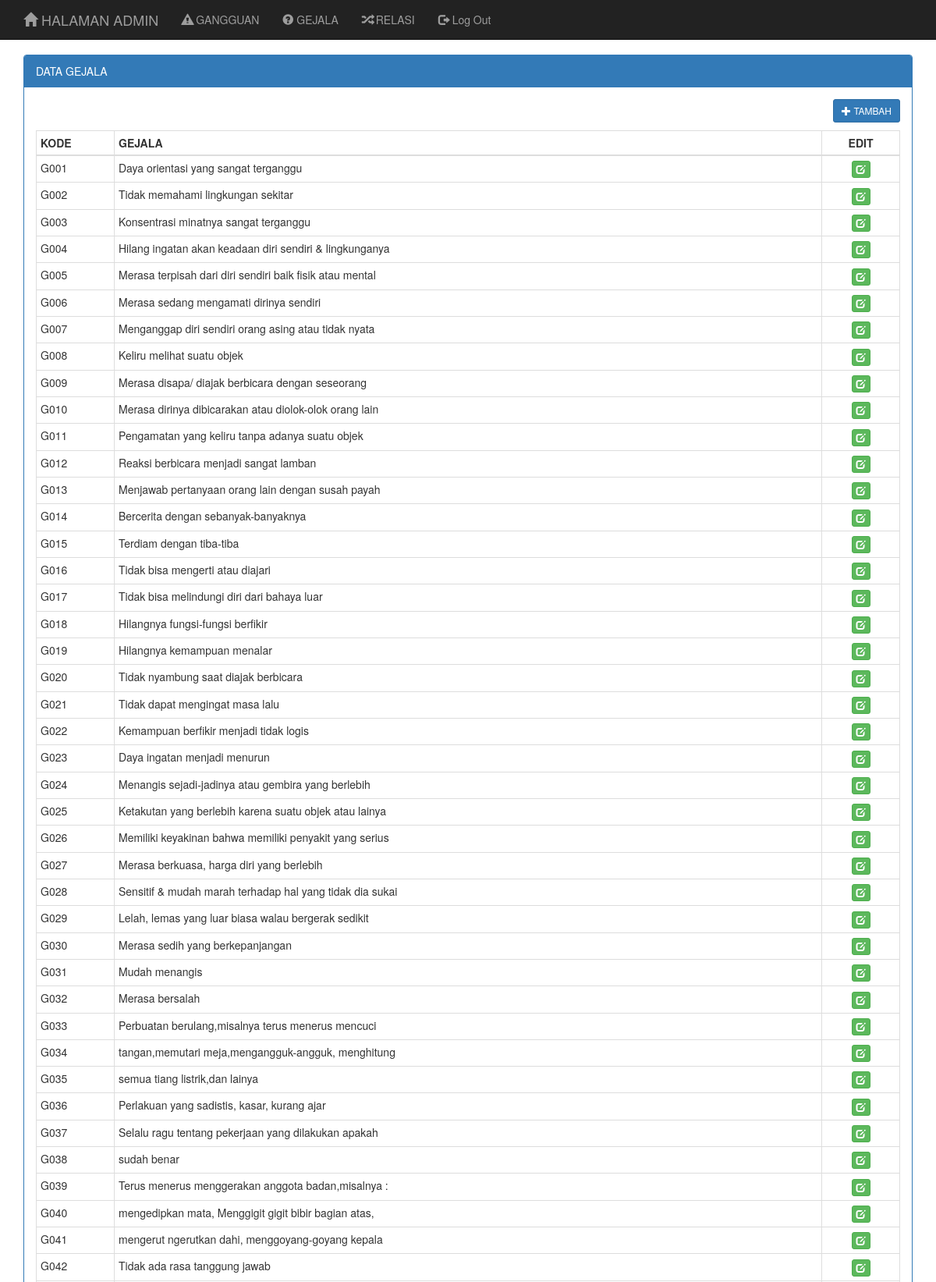
/Trash/admin/index.php?p=gejala (upper part), run on the app's committed database.
### tables this page shows
CREATE TABLE `gejala` (
  `kd_gejala` char(4) NOT NULL DEFAULT '',
  `nm_gejala` varchar(100) DEFAULT NULL,
  PRIMARY KEY (`kd_gejala`)
);

### Trash/admin/data/gejala/data.php (the view)
<div class="panel panel-primary">
  <div class="panel-heading">
    DATA GEJALA
  </div>
  <div class="panel-body">
    <div class="pull-right">
        <a href="?p=tambahgejala" onclick="" name="button" class="btn btn-sm btn-primary"><i class="glyphicon glyphicon-plus"></i> TAMBAH</a>
    </div>
    <br><br>
    <table class="table table-condensed table-bordered">
      <thead>
        <th width="100">KODE</th>
        <th>GEJALA</th>
        <th class="text-center" width="100">EDIT</th>
      </thead>
      <tbody>
        <?php
          $sql = "SELECT * FROM gejala ORDER BY kd_gejala";
          $qry = mysql_query($sql, $koneksi)
                or die ("SQL Error".mysql_error());
          while ($data=mysql_fetch_array($qry)) {
        ?>
        <tr>
          <td><?php echo $data['kd_gejala']; ?></td>
          <td><?php echo $data['nm_gejala']; ?></td>
          <td class="text-center">
            <a href="?p=updategejala&id=<?php echo $data['kd_gejala'];?>"  class="btn btn-xs btn-success"><i class="glyphicon glyphicon-edit"></i></a>
          </td>
        </tr>
        <?php } ?>
      </tbody>
    </table>
  </div>
</div>

### css/one-page-wonder.css (style rules this page uses)
body { margin-top: 50px; }

### data on the page
gejala: kd_gejala "G001", nm_gejala "Daya orientasi yang sangat terganggu"
gejala: kd_gejala "G002", nm_gejala "Tidak memahami lingkungan sekitar"
gejala: kd_gejala "G003", nm_gejala "Konsentrasi minatnya sangat terganggu"
gejala: kd_gejala "G004", nm_gejala "Hilang ingatan akan keadaan diri sendiri & lingkunganya"
gejala: kd_gejala "G005", nm_gejala "Merasa terpisah dari diri sendiri baik fisik atau mental"
gejala: kd_gejala "G006", nm_gejala "Merasa sedang mengamati dirinya sendiri"
gejala: kd_gejala "G007", nm_gejala "Menganggap diri sendiri orang asing atau tidak nyata"
gejala: kd_gejala "G008", nm_gejala "Keliru melihat suatu objek"
gejala: kd_gejala "G009", nm_gejala "Merasa disapa/ diajak berbicara dengan seseorang"
gejala: kd_gejala "G010", nm_gejala "Merasa dirinya dibicarakan atau diolok-olok orang lain"
gejala: kd_gejala "G011", nm_gejala "Pengamatan yang keliru tanpa adanya suatu objek"
gejala: kd_gejala "G012", nm_gejala "Reaksi berbicara menjadi sangat lamban"
gejala: kd_gejala "G013", nm_gejala "Menjawab pertanyaan orang lain dengan susah payah"
gejala: kd_gejala "G014", nm_gejala "Bercerita dengan sebanyak-banyaknya"
gejala: kd_gejala "G015", nm_gejala "Terdiam dengan tiba-tiba"
gejala: kd_gejala "G016", nm_gejala "Tidak bisa mengerti atau diajari"
gejala: kd_gejala "G017", nm_gejala "Tidak bisa melindungi diri dari bahaya luar"
gejala: kd_gejala "G018", nm_gejala "Hilangnya fungsi-fungsi berfikir"
gejala: kd_gejala "G019", nm_gejala "Hilangnya kemampuan menalar"
gejala: kd_gejala "G020", nm_gejala "Tidak nyambung saat diajak berbicara"
gejala: kd_gejala "G021", nm_gejala "Tidak dapat mengingat masa lalu"
gejala: kd_gejala "G022", nm_gejala "Kemampuan berfikir menjadi tidak logis"
gejala: kd_gejala "G023", nm_gejala "Daya ingatan menjadi menurun"
gejala: kd_gejala "G024", nm_gejala "Menangis sejadi-jadinya atau gembira yang berlebih"
gejala: kd_gejala "G025", nm_gejala "Ketakutan yang berlebih karena suatu objek atau lainya"
gejala: kd_gejala "G026", nm_gejala "Memiliki keyakinan bahwa memiliki penyakit yang serius"
gejala: kd_gejala "G027", nm_gejala "Merasa berkuasa, harga diri yang berlebih"
gejala: kd_gejala "G028", nm_gejala "Sensitif & mudah marah terhadap hal yang tidak dia sukai"
gejala: kd_gejala "G029", nm_gejala "Lelah, lemas yang luar biasa walau bergerak sedikit"
gejala: kd_gejala "G030", nm_gejala "Merasa sedih yang berkepanjangan"
gejala: kd_gejala "G031", nm_gejala "Mudah menangis"
gejala: kd_gejala "G032", nm_gejala "Merasa bersalah"
gejala: kd_gejala "G033", nm_gejala "Perbuatan berulang,misalnya terus menerus mencuci"
gejala: kd_gejala "G034", nm_gejala "tangan,memutari meja,mengangguk-angguk, menghitung"
gejala: kd_gejala "G035", nm_gejala "semua tiang listrik,dan lainya"
gejala: kd_gejala "G036", nm_gejala "Perlakuan yang sadistis, kasar, kurang ajar"
gejala: kd_gejala "G037", nm_gejala "Selalu ragu tentang pekerjaan yang dilakukan apakah"
gejala: kd_gejala "G038", nm_gejala "sudah benar"
gejala: kd_gejala "G039", nm_gejala "Terus menerus menggerakan anggota badan,misalnya :"
gejala: kd_gejala "G040", nm_gejala "mengedipkan mata, Menggigit gigit bibir bagian atas,"
gejala: kd_gejala "G041", nm_gejala "mengerut ngerutkan dahi, menggoyang-goyang kepala"
gejala: kd_gejala "G042", nm_gejala "Tidak ada rasa tanggung jawab"
